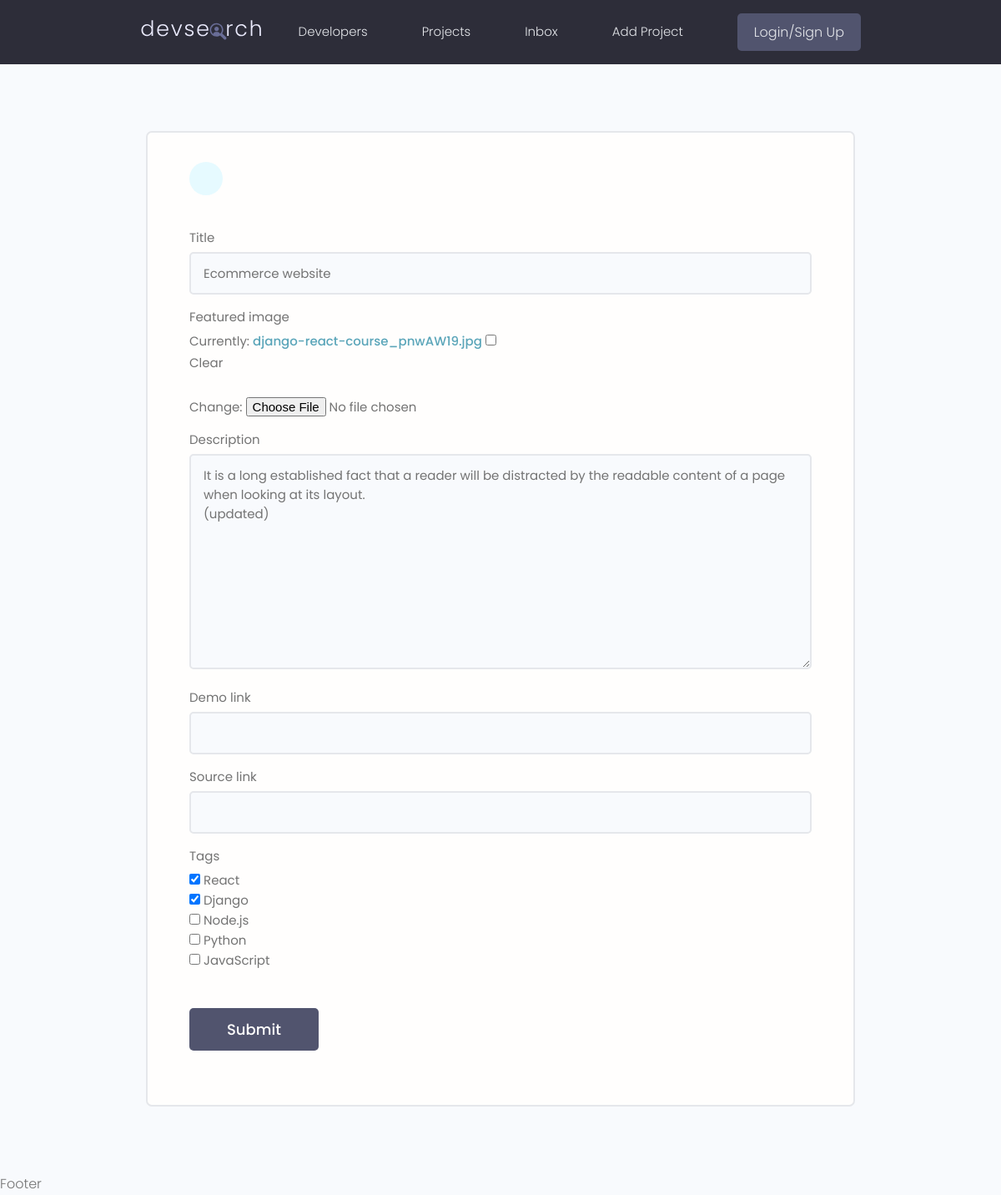
The page /update-project/bebd0c456f434566b4d473b948b7a661/ on the database as committed earlier.
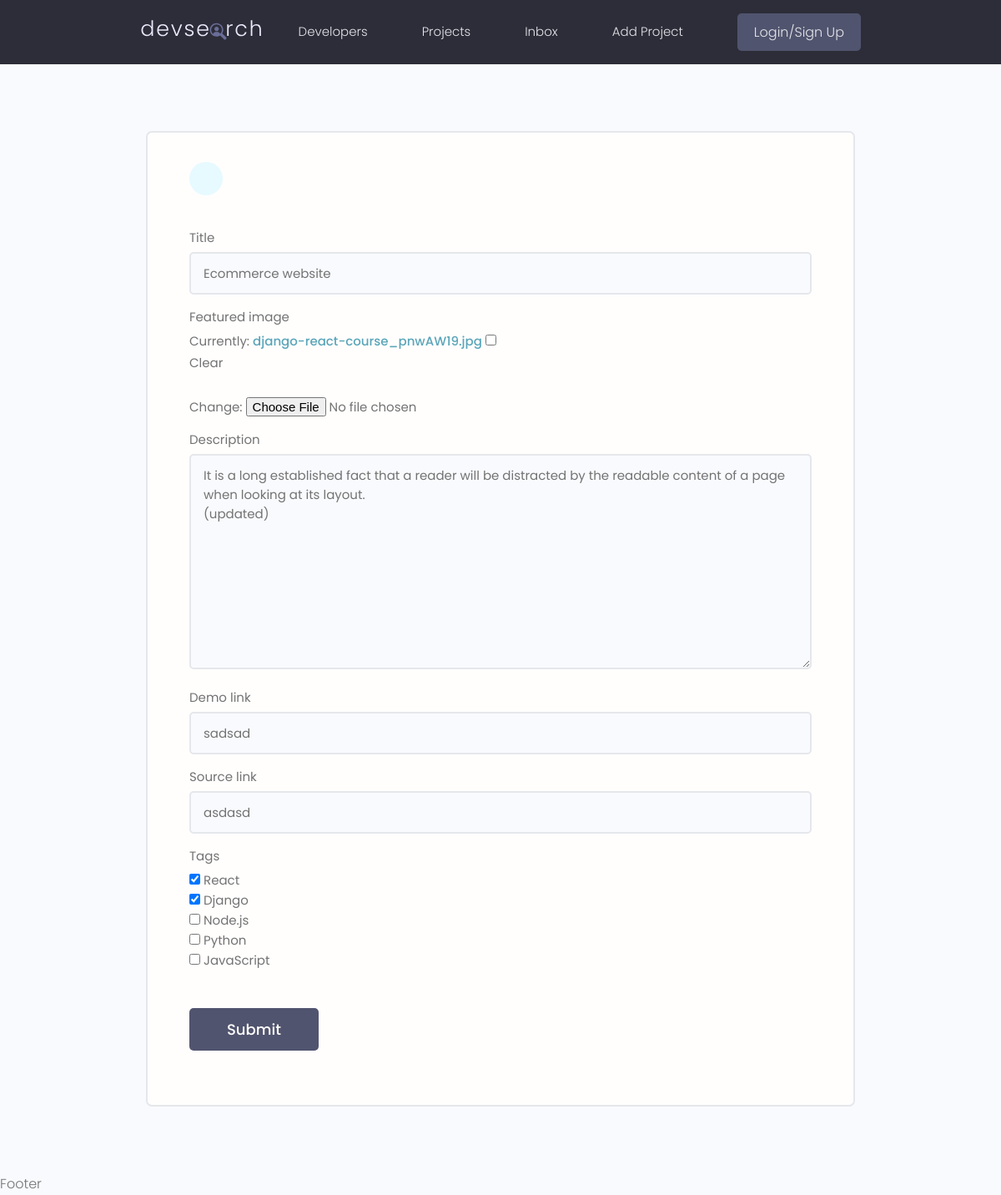
The same page on the database as committed later.
### projects/models.py (models this page shows, shortened)
class Project(models.Model):
    title = models.CharField(max_length=200)
    description = models.TextField(null=True, blank=True)
    featured_image = models.ImageField(null=True, blank=True, default="default.jpg")
    demo_link = models.CharField(max_length=2000, null=True, blank=True)
    source_link = models.CharField(max_length=2000, null=True, blank=True)
    tags = models.ManyToManyField("Tag", blank=True)
    vote_total = models.IntegerField(default=0, null=True, blank=True)
    vote_ratio = models.IntegerField(default=0, null=True, blank=True)
    created = models.DateTimeField(auto_now_add=True)
    id = models.UUIDField(default=uuid.uuid4, unique=True, primary_key=True, editable=False)

### projects/views.py (the view)
# urls.py: path('update-project/<str:pk>/', views.updateProject, name="update-project"),
def updateProject(request, pk):
    project = Project.objects.get(id=pk)
    form = ProjectForm(instance=project)
    if request.method == "POST":
        form = ProjectForm(request.POST, request.FILES, instance=project)
        if form.is_valid():
            form.save()
            return redirect("projects")
    context = {"form": form}
    return render(request, "projects/project_form.html", context)

### projects/forms.py
class ProjectForm(ModelForm):
    class Meta:
        model = Project
        fields = ['title', 'featured_image', 'description',
                  'demo_link', 'source_link', 'tags']
        widgets = {
            'tags': forms.CheckboxSelectMultiple(),
        }
    def __init__(self, *args, **kwargs):
        super(ProjectForm, self).__init__(*args, **kwargs)
        for name, field in self.fields.items():
            field.widget.attrs.update({'class': 'input'})

### projects/models.py (called while the page is built)
    def __str__(self):
        return self.name

### projects/templates/projects/project_form.html (shortened to what this page needs)
{% extends 'main.html' %} {% block content%}
<main class="formPage my-xl">
  <div class="content-box">
    <div class="formWrapper">
      <a class="backButton" href="#"></a>
      <br />
      <form class="form" method="POST" action="" enctype="multipart/form-data">
        {% csrf_token %} {% for field in form %}
        <div class="form__field">
          <label for="formInput#text">{{field.label}}</label>
          {{field}}
        </div>
        {% endfor %}
        <input
          class="btn btn--sub btn--lg my-md"
          type="submit"
          value="Submit"
        />
      </form>
    </div>
  </div>
</main>
{% endblock content %}

Rows that differ between the two databases and show on the page:
changed Project "Ecommerce website": demo_link (not shown) → "sadsad"; source_link (not shown) → "asdasd"
